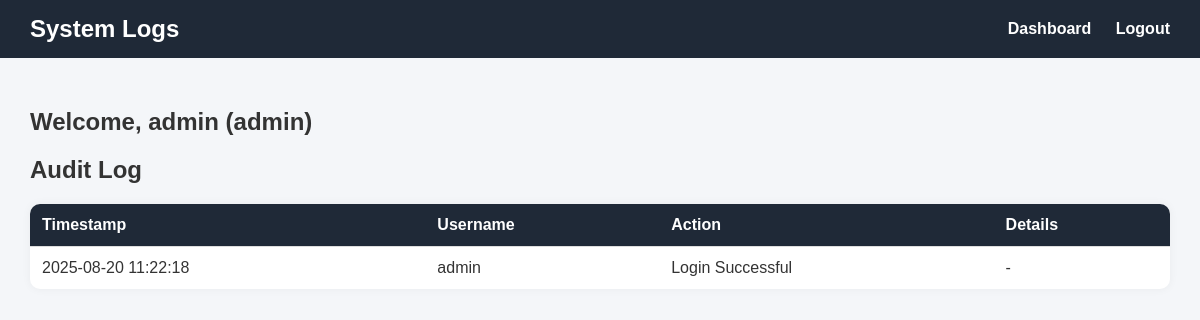
Screenshot of /logs (signed in) with the database file from the repository.
### database.py (models this page shows)
class User(Base):
    __tablename__ = "users"
    id = Column(Integer, primary_key=True, index=True)
    username = Column(String, unique=True, index=True)
    password_hash = Column(String)
    role = Column(String)
    department_id = Column(Integer, ForeignKey("departments.id"), nullable=True) # Link to Department
    department = relationship("Department")

### main.py (the view)
@app.get("/logs", response_class=HTMLResponse)
async def logs_page(request: Request):
    token = request.cookies.get("session_token")
    if not token or not auth_manager.validate_token(token):
        return RedirectResponse(url="/login")
    username = auth_manager.get_logged_in_user(token)
    role = auth_manager.get_user_role(token)
    if role != "admin":
        return RedirectResponse(url="/dashboard")
    logs = logger.get_logs()[::-1]  # Latest first
    return templates.TemplateResponse("logs.html", {
        "request": request,
        "username": username,
        "role": role,
        "logs": logs
    })

### templates/logs.html (shortened to what this page needs)
<!DOCTYPE html>
<html lang="en">
<head>
    <link rel="stylesheet" href="/static/style.css">
</head>
<body>
    <header>
        <h1>System Logs</h1>
        <nav>
            <a href="/dashboard">Dashboard</a>
            <a href="/logout">Logout</a>
        </nav>
    </header>
    <main>
        <h2>Welcome, {{ username }} ({{ role }})</h2>
        <h2>Audit Log</h2>
        <table>
            <tr>
                <th>Timestamp</th>
                <th>Username</th>
                <th>Action</th>
                <th>Details</th>
            </tr>
            {% for log in logs %}
            <tr>
                <td>{{ log.timestamp }}</td>
                <td>{{ log.username }}</td>
                <td>{{ log.action }}</td>
                <td>
                    {% if log.details %}
                        <span class="log-details">{{ log.details }}</span>
                    {% else %}
                        -
                    {% endif %}
                </td>
            </tr>
            {% else %}
            <tr>
                <td colspan="4">No logs found.</td>
            </tr>
            {% endfor %}
        </table>
    </main>
</body>
</html>

### static/css/style.css (style rules this page uses)
body { font-family: Arial, sans-serif; margin: 0; padding: 0; background: #f4f6f9; color: #333; }

### templates/logs.html (style rules this page uses)
body { font-family: Arial, sans-serif; background-color: #f4f6f9; margin:0; padding:0; }
header { background-color:#1f2937; color:#fff; padding:15px 30px; display:flex; justify-content:space-between; align-items:center; }
header h1 { margin:0; font-size:24px; }
nav a { color:#fff; text-decoration:none; margin-left:20px; font-weight:bold; }
main { padding:30px; }
table { width:100%; border-collapse:collapse; background-color:#fff; border-radius:10px; overflow:hidden; box-shadow:0 0 10px rgba(0,0,0,0.05); }
table th, table td { padding:12px; text-align:left; border-bottom:1px solid #ddd; }
table th { background-color:#1f2937; color:#fff; }
table tr:last-child td { border-bottom:none; }

### rows the page displays
User: role "admin", timestamp "2025-08-20 11:22:18", username "admin", action "Login Successful"

### other values shown
{{ username }} "admin"
